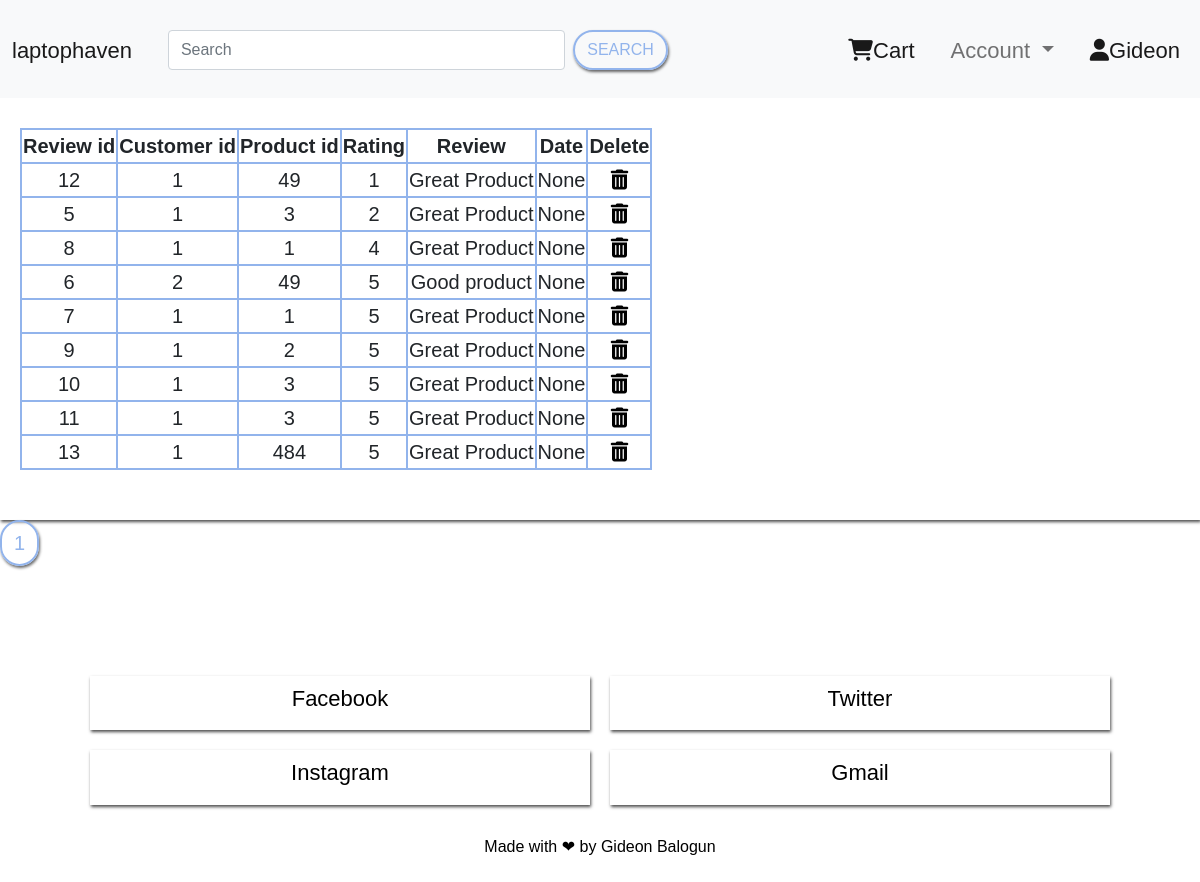
Screenshot of /admin/reviews (signed in) with the database file from the repository.
### online_store/models.py (models this page shows, shortened)
class Customer(UserMixin, db.Model):
    __tablename__ = "customers"
    id = db.Column(db.Integer, primary_key=True)
    first_name = db.Column(db.String(20), nullable=False)
    last_name = db.Column(db.String(20), nullable=False)
    street = db.Column(db.String(250), nullable=False)
    city = db.Column(db.String(250), nullable=False)
    zip = db.Column(db.String(250), nullable=False)
    phone = db.Column(db.String(20), nullable=False)
    mail = db.Column(db.String(250), nullable=False, unique=True)
    password = db.Column(db.String(500), nullable=False)
    order = db.relationship("OrderDetails", back_populates="customer_name")
    reviews = db.relationship("Reviews", backref="customer")

class Reviews(db.Model):
    __tablename__ = "reviews"
    id = db.Column(db.Integer, primary_key=True)
    customer_id = db.Column(db.Integer, db.ForeignKey("customers.id"), nullable=False)
    product_id = db.Column(db.Integer, db.ForeignKey("products.id"), nullable=False)
    review = db.Column(db.String(150), nullable=False)
    rating = db.Column(db.Integer, nullable=False)
    date = db.Column(db.DateTime, nullable=True)
    def to_dict(self):
        return {column.name: getattr(self, column.name) for column in self.__table__.columns}

### online_store/admin_views.py (the view)
@app.route("/admin/reviews")
@admin_only
def reviews():
    page = request.args.get("page", 1, type=int)
    revs = Reviews.query.order_by(asc(Reviews.rating)).paginate(per_page=150, page=page)
    page_url = "reviews"
    rev_list = [rev.to_dict() for rev in revs.items]
    return render_template("reviews.html", reviews=rev_list,
                           logged_in=current_user.is_authenticated,
                           pages=revs, page_url=page_url)

### online_store/admin_views.py (called while the page is built)
def admin_only(f):
    @wraps(f)
    def decorated_function(*args, **kwargs):
        if current_user.id != 1 or not current_user.is_authenticated:
            return abort(403, description="Forbidden! You do not have access to this page")
        return f(*args, **kwargs)
    return decorated_function

### online_store/users.py (called while the page is built)
@login_manager.user_loader
def load_user(id):
    return Customer.query.get(id)

### online_store/templates/reviews.html (shortened to what this page needs)
{% include "header.html" %}
<section class="laptop-display">
  <div class="purchases">
      <table>
          <tr>
              <th>Review id</th>
              <th>Customer id</th>
            <th>Product id</th>
               <th>Rating</th>
                <th>Review</th>
                <th>Date</th>
                <th>Delete</th>
          </tr>
          {%for review in reviews:%}
            <tr>
                <td>{{review.id}}</td>
                <td>{{review.customer_id}}</td>
                <td>{{review.product_id}} </td>
                <td>{{review.rating}}</td>
                <td>{{review.review}}</td>
                <td>{{review.date}}</td>
                <td><a href="{{url_for('delete_review', id=review.id)}}"><i class="fa-solid fa-trash-can"></i></a> </td>
            </tr>
            {%endfor%}
      </table>
    </div>
</section>
<div>
{%for page_num in pages.iter_pages(left_edge=1, right_edge=1, left_current=1, right_current=2): %}
  {%if page_num:%}
    {%if pages.page == page_num:%}
      <a class="buttons" href="{{url_for(page_url, page=page_num)}}">{{page_num}}</a>
    {%else:%}
      <a class="buttons" href="{{url_for(page_url, page=page_num)}}">{{page_num}}</a>
    {%endif%}
  {%else:%}
    ...
  {%endif%}
{%endfor%}
</div>
{% include "footer.html" %}

### online_store/templates/header.html (shortened to what this page needs)
<!DOCTYPE html>
<head>
    <link href="https://cdn.jsdelivr.net/npm/bootstrap@5.1.3/dist/css/bootstrap.min.css" rel="stylesheet">
    <link rel="stylesheet" href="../static/css/styles.css">
      </head>
  <body>
    <header>
    <nav class="navbar navbar-expand-lg navbar-light bg-light sticky-top" id="navigation">
  <div class="container-fluid">
    <a class="navbar-brand" href="{{url_for('home')}}">laptophaven</a>
    <div class="collapse navbar-collapse" id="navbarSupportedContent">
      <form action="{{url_for('search')}}" class="d-flex" method="post">
        <input class="form-control me-2  ms-auto" name="product" type="search" placeholder="Search" aria-label="Search">
        <button class="buttons btn btn-outline-success" type="submit">Search</button>
      </form>
      <ul class="navbar-nav ms-auto mb-2 mb-lg-0">
        <li class="nav-item">
          <a class="nav-link active" aria-current="page" href="{{url_for('cart')}}"><i class="fa-solid fa-cart-shopping"></i>Cart</a>
        </li>
        <li class="nav-item dropdown">
          <a class="nav-link dropdown-toggle" href="#" id="navbarDropdown" role="button" data-bs-toggle="dropdown" aria-expanded="false">
            Account
          </a>
            {% if not logged_in:%}
            <li><a class="dropdown-item" href="{{url_for('register')}}">Sign up</a></li>
            <li><a class="dropdown-item" href="{{url_for('login')}}">Sign in</a></li>
            {%else:%}
        </li>
        <li class="nav-item">
          <a class="nav-link active" aria-current="page" href="{{url_for('account', user_id=current_user.id)}}"><i class="fa-solid fa-user"></i>{{current_user.first_name}}</a>
        </li>
        {%endif%}
      </ul>
    </div>
  </div>
</nav>
</header>

### online_store/static/css/styles.css (style rules this page uses)
body, p, a, ul, li, footer { margin: 0; padding: 0; text-decoration: none; font-family: Arial, Helvetica, sans-serif; }
li { list-style-type: none; }
body { background: var(--secondary); overflow-x: hidden; }
.buttons, .flask-form input[type="submit"] { background: none; border: 2px solid var(--primary); color: var(--primary); padding: 6px 12px; text-transform: uppercase; box-shadow: 1px 2px 3px rgba(0,0,0,0.6); display: inline-block; border-radius: 20px; }
input, textarea, select, .flask-form input { background: rgba(255, 255, 255, 0.05); padding: 10px; border-radius: 20px; border: 2px solid var(--primary); }
h1, h2, h3, h4, p, a, li { color: #000; font-weight: normal; }
#navigation { padding-top: 10px; position: sticky; top: 10px; }
#navigation li { margin-left: 20px; }
#navigation a { font-size: 1.1em; }
#navigation form { width: 80%; max-width: 500px; margin: 20px; }
.purchases { padding: 30px 20px; box-shadow: 1px 2px 3px rgba(0,0,0,0.7); overflow-x: auto; }
.purchases table, .purchases th, .purchases td { text-align: center; border: 2px solid var(--primary) }
.purchases table { border-radius: 20px; margin-bottom: 20px; }
@media screen and (min-width: 960px) { body { font-size: 18px; } }
@media screen and (min-width: 1200px) { body { font-size: 20px; } }

### rows the page displays
Customer: first_name "Gideon"
Reviews: id "12", customer_id "1", product_id "49", rating "1", review "Great Product", date "None"
Reviews: id "5", customer_id "1", product_id "3", rating "2", review "Great Product", date "None"
Reviews: id "8", customer_id "1", product_id "1", rating "4", review "Great Product", date "None"
Reviews: id "6", customer_id "2", product_id "49", rating "5", review "Good product", date "None"
Reviews: id "7", customer_id "1", product_id "1", rating "5", review "Great Product", date "None"
Reviews: id "9", customer_id "1", product_id "2", rating "5", review "Great Product", date "None"
Reviews: id "10", customer_id "1", product_id "3", rating "5", review "Great Product", date "None"
Reviews: id "11", customer_id "1", product_id "3", rating "5", review "Great Product", date "None"
Reviews: id "13", customer_id "1", product_id "484", rating "5", review "Great Product", date "None"

### other values shown
{{ page_num }} "1"
